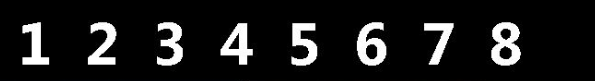
//> input picture img/num.PNG, 595 x 81 px
$ ./main   (built with g++ and OpenCV 4)
//> lines starting //> are read from the running program, lines starting //| are printed output that depends on the picture; after the words box and inside, x2 and y2 are one past the last pixel; in counts of white or black regions, pixels touching at a corner belong together
#include "opencv2/opencv.hpp"
using namespace cv;
#include <iostream>
using namespace std;
IplImage* org = 0;
IplImage* img = 0;
IplImage* tmp = 0;
IplImage* dst = 0;
string path = "E://dst.jpg";
//对轮廓按面积降序排列
// [4 lines left out: function biggerSort, not called in this run]
void on_mouse(int event, int x, int y, int flags, void* ustc)
{
	static CvPoint pre_pt = { -1,-1 };
	static CvPoint cur_pt = { -1,-1 };
	CvFont font;
	cvInitFont(&font, CV_FONT_HERSHEY_SIMPLEX, 0.5, 0.5, 0, 1, CV_AA);
	char temp[16];

	if (event == CV_EVENT_LBUTTONDOWN)
	{
		cvCopy(org, img);
		sprintf_s(temp, "(%d,%d)", x, y);
		pre_pt = cvPoint(x, y);
		cvPutText(img, temp, pre_pt, &font, cvScalar(0, 0, 100, 125));
		cvCircle(img, pre_pt, 3, cvScalar(255, 0, 0, 0), CV_FILLED, CV_AA, 0);
		cvShowImage("img", img);
		cvCopy(img, tmp);
	}
	else if (event == CV_EVENT_MOUSEMOVE && !(flags & CV_EVENT_FLAG_LBUTTON))
	{
		cvCopy(tmp, img);
		sprintf_s(temp, "(%d,%d)", x, y);
		cur_pt = cvPoint(x, y);
		cvPutText(img, temp, cur_pt, &font, cvScalar(0, 0, 100, 125));
		cvShowImage("img", img);
	}
	else if (event == CV_EVENT_MOUSEMOVE && (flags & CV_EVENT_FLAG_LBUTTON))
	{
		cvCopy(tmp, img);
		sprintf_s(temp, "(%d,%d)", x, y);
		cur_pt = cvPoint(x, y);
		cvPutText(img, temp, cur_pt, &font, cvScalar(0, 0, 100, 125));
		cvRectangle(img, pre_pt, cur_pt, cvScalar(0, 255, 0, 0), 1, 8, 0);
		cvShowImage("img", img);
	}
	else if (event == CV_EVENT_LBUTTONUP)
	{
		cvCopy(tmp, img);
		sprintf_s(temp, "(%d,%d)", x, y);
		cur_pt = cvPoint(x, y);
		cvPutText(img, temp, cur_pt, &font, cvScalar(0, 0, 100, 125));
		cvCircle(img, cur_pt, 3, cvScalar(255, 0, 0, 0), CV_FILLED, CV_AA, 0);
		cvRectangle(img, pre_pt, cur_pt, cvScalar(0, 255, 0, 0), 1, 8, 0);
		cvShowImage("img", img);
		cvCopy(img, tmp);
		int width = abs(pre_pt.x - cur_pt.x);
		int height = abs(pre_pt.y - cur_pt.y);
		if (width == 0 || height == 0)
		{
			cvDestroyWindow("dst");
			return;
		}
		dst = cvCreateImage(cvSize(width, height), org->depth, org->nChannels);
		CvRect rect;
		if (pre_pt.x<cur_pt.x && pre_pt.y<cur_pt.y)
		{
			rect = cvRect(pre_pt.x, pre_pt.y, width, height);
		}
		else if (pre_pt.x>cur_pt.x && pre_pt.y<cur_pt.y)
		{
			rect = cvRect(cur_pt.x, pre_pt.y, width, height);
		}
		else if (pre_pt.x>cur_pt.x && pre_pt.y>cur_pt.y)
		{
			rect = cvRect(cur_pt.x, cur_pt.y, width, height);
		}
		else if (pre_pt.x<cur_pt.x && pre_pt.y>cur_pt.y)
		{
			rect = cvRect(pre_pt.x, cur_pt.y, width, height);
		}
		cvSetImageROI(org, rect);
		cvCopy(org, dst);
		cvResetImageROI(org);
		cvDestroyWindow("dst");
		cvNamedWindow("dst", 1);
		cvShowImage("dst", dst);
		const char* p = path.data();
		//cvSaveImage(p, dst);
	}
}
// [66 lines left out: function matchjpg, not called in this run]
void matchnum(string goal, IplImage * ipl)//在goal图中找到temp
{
		//1.查找模版图像的轮廓

		Mat templateImg = cv::cvarrToMat(ipl);

		Mat copyImg1 = templateImg.clone();
		//RGB到gray
		cvtColor(templateImg, templateImg, CV_BGR2GRAY);

		threshold(templateImg, templateImg, 100, 255, CV_THRESH_BINARY);//确保黑中找白
		namedWindow("模版", CV_WINDOW_NORMAL);

		imshow("模版", templateImg);

		vector<vector<Point>> contours1;

		findContours(templateImg, contours1, CV_RETR_EXTERNAL, CV_CHAIN_APPROX_NONE);//最外层轮廓

		//drawContours(copyImg1, contours1, -1, Scalar(0, 255, 0), 2, 8);

		//2.查找待测试图像的轮廓

		Mat testImg = imread(goal, CV_LOAD_IMAGE_COLOR);

		Mat copyImg2 = testImg.clone();

		cvtColor(testImg, testImg, CV_BGR2GRAY);

		threshold(testImg, testImg, 100, 255, CV_THRESH_BINARY);//确保黑中找白
		//namedWindow("thresh2", CV_WINDOW_NORMAL);
		imshow("目标", testImg);

		vector<vector<Point>> contours2;

		findContours(testImg, contours2, CV_RETR_EXTERNAL, CV_CHAIN_APPROX_NONE);//最外层轮廓

		cout << contours2.size() << endl;														 //3.形状匹配---比较两个形状或轮廓间的相似度

		for (int i = 0; i < contours2.size(); i++)//遍历待测试图像的轮廓

		{

			//返回此轮廓与模版轮廓之间的相似度,a0越小越相似

			double a0 = matchShapes(contours1[0], contours2[i], CV_CONTOURS_MATCH_I3, 0.0);

			cout << "模版轮廓与待测试图像轮廓" << i << "的相似度:" << a0 << endl;//输出两个轮廓间的相似度

			if (a0<0.1)//如果此轮廓与模版轮廓的相似度小于0.1
			{
				drawContours(copyImg2, contours2, i, Scalar(250, 0, 0), 2, 8);//则在待测试图像上画出此轮廓
			}
			//namedWindow("copyImg2", CV_WINDOW_NORMAL);
			imshow("结果", copyImg2);
		}

		waitKey();
}
void sellect(string goal)
{
	// Read image
	const char* p = goal.data();
	org = cvLoadImage(p, 1);
	img = cvCloneImage(org);
	tmp = cvCloneImage(org);
	cvNamedWindow("img", 1);
	cvSetMouseCallback("img", on_mouse, 0);

	cvShowImage("img", img);
	cvWaitKey(0);
	cvDestroyAllWindows();
	cvReleaseImage(&org);
	cvReleaseImage(&img);
	cvReleaseImage(&tmp);
	//cvReleaseImage(&dst);
}
int main()
{
	string load = "../img/num.PNG";
	sellect(load);
//> in sellect, org is the input picture: 81 rows x 595 cols, CV_8UC3; mean B, G, R 27.6, 27.6, 27.6
//> the left mouse button is pressed at (148, 20)
//> in on_mouse, `cvCircle(img, pre_pt, 3, cvScalar(255, 0, 0, 0), CV_FILLED, CV_AA, 0);`: img: 81 rows x 595 cols, CV_8UC3; mean B, G, R 27.8, 27.6, 28
//> the mouse is dragged to (297, 40)
//> the mouse is dragged to (446, 60)
//> call 3 of on_mouse, with event = 0, x = 446, y = 60, flags = 1
//> in on_mouse (call 3), `cvRectangle(img, pre_pt, cur_pt, cvScalar(0, 255, 0, 0), 1, 8, 0);`:
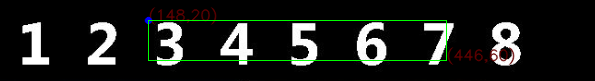
//> img: 81 rows x 595 cols, CV_8UC3; mean B, G, R 26.9, 30.3, 27.6
//> the button is released at (446, 60)
//> call 4 of on_mouse, with event = 4, x = 446, y = 60, flags = 0
//> in on_mouse (call 4), `cvRectangle(img, pre_pt, cur_pt, cvScalar(0, 255, 0, 0), 1, 8, 0);`:
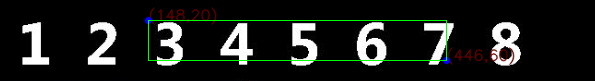
//> img: 81 rows x 595 cols, CV_8UC3; mean B, G, R 27.1, 30.3, 27.6
//> in on_mouse (call 4), `cvSetImageROI(org, rect);`:
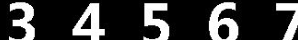
//> org: 40 rows x 298 cols, CV_8UC3; min 0, max 255, mean 57.5
	matchnum(load, dst);
//> in matchnum, `threshold(templateImg, templateImg, 100, 255, CV_THRESH_BINARY);`:
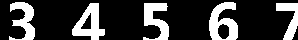
//> templateImg: 40 rows x 298 cols, CV_8UC1; 23.1% white; 5 white regions
//> in matchnum, `findContours(templateImg, contours1, CV_RETR_EXTERNAL, CV_CHAIN_APPROX..`: contours1 = 5 contours; box (x1, y1, x2, y2) and area: (209, 2, 238, 40) 722, (72, 3, 105, 40) 654, (143, 3, 169, 40) 471, (9, 2, 35, 40) 438, (276, 3, 298, 40) 334
//> in matchnum, `threshold(testImg, testImg, 100, 255, CV_THRESH_BINARY);`:
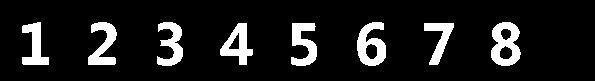
//> testImg: 81 rows x 595 cols, CV_8UC1; 11.2% white; 8 white regions
//> in matchnum, `findContours(testImg, contours2, CV_RETR_EXTERNAL, CV_CHAIN_APPROX_NON..`: contours2 = 8 contours; box (x1, y1, x2, y2) and area: (491, 22, 521, 66) 982, (357, 22, 386, 66) 826, (220, 23, 253, 65) 690, (291, 23, 317, 66) 586, (88, 22, 117, 65) 586, (157, 22, 183, 66) 550, (22, 22, 49, 65) 528, (424, 23, 454, 65) 474
//| 8
//> the loop in matchnum, `for (int i = 0; i < contours2.size(); i++)` made 8 passes
//> a0 on passes 1 to 8: 1.91, 2.36, 1.55, 1.85, 2.27, 0.508, 0.731, 2.16
//| 模版轮廓与待测试图像轮廓0的相似度:1.90625
//| 模版轮廓与待测试图像轮廓1的相似度:2.35809
//| 模版轮廓与待测试图像轮廓2的相似度:1.54595
//| 模版轮廓与待测试图像轮廓3的相似度:1.8529
//| 模版轮廓与待测试图像轮廓4的相似度:2.27026
//| 模版轮廓与待测试图像轮廓5的相似度:0.507674
//| 模版轮廓与待测试图像轮廓6的相似度:0.730924
//| 模版轮廓与待测试图像轮廓7的相似度:2.1618
	//matchjpg(load, dst);
	return 0;
}
